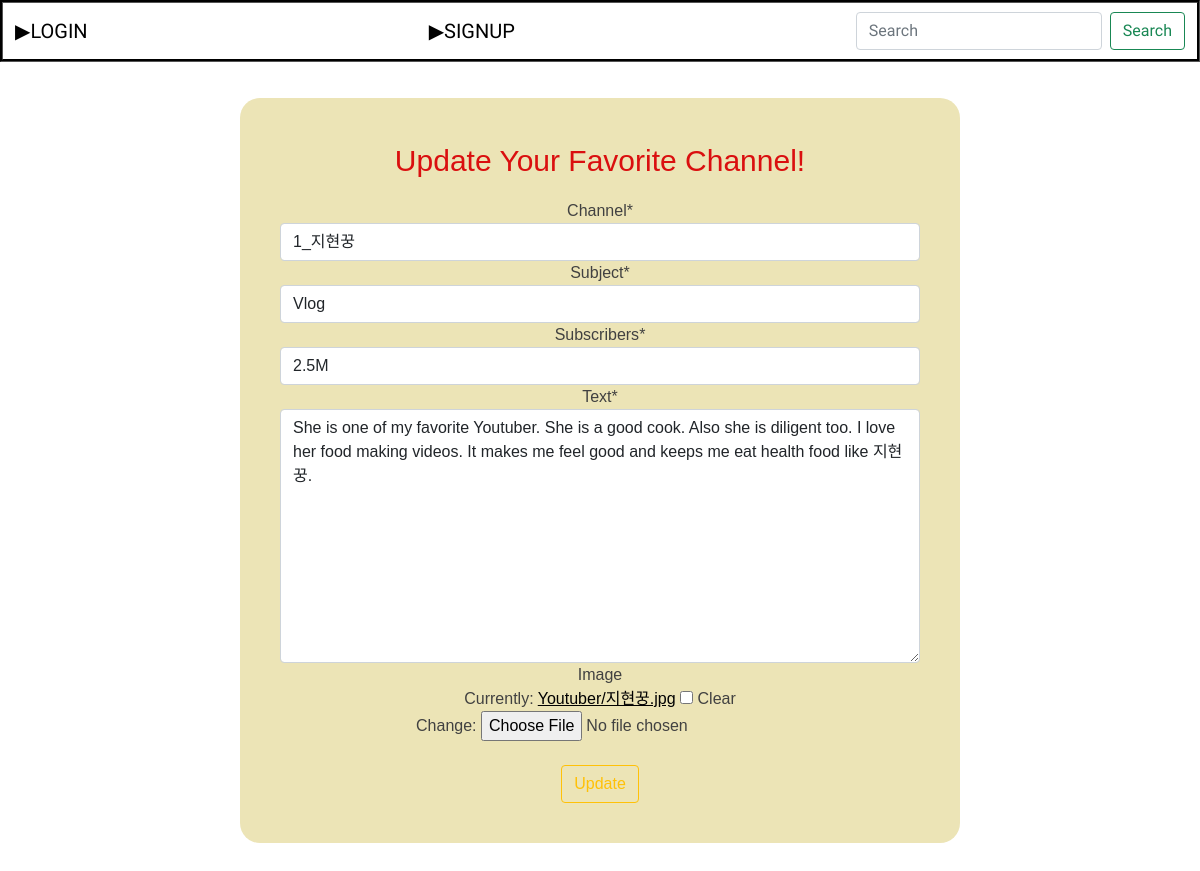
/favorite/edit/2, run on the app's committed database.
### favorite/models.py (models this page shows, shortened)
class introduce_channel(models.Model):
    channel = models.CharField(max_length=100) #유튜브채널
    subject = models.CharField(max_length = 100) #영상주제
    subscribers = models.CharField(max_length = 50) #구독자수
    text = models.TextField() #추천이유
    date = models.DateTimeField() #날짜
    image = models.ImageField(upload_to = "Youtuber/", blank = True, null = True)
    image_thumbnail = ImageSpecField(source='image', processors=[ResizeToFill(200,200)],
                                           options={'quality': 100})

### favorite/views.py (the view)
# urls.py: path('edit/<str:id>', edit, name="edit"),
def edit(request,id):
    update_blog = get_object_or_404(introduce_channel, pk = id)
    if request.method == 'POST': #update #글을 수정하고 수정버튼을 눌렀을 때
        form = YoutubeChannelForm(request.POST, request.FILES, instance = update_blog)
        if form.is_valid():
            update_blog = form.save(commit = False)
            update_blog.date = timezone.now()
            update_blog.save()
            return redirect('/favorite/detail/' + str(id))#글이 저장되었으면 detail페이지
        return redirect('home') #가져온정보가 유효하지 않을 때 home으로 가게
    else: #Get방식
        form = YoutubeChannelForm(instance = update_blog)
        return render(request, 'edit.html', {'form' : form})

### favorite/forms.py
class YoutubeChannelForm(forms.ModelForm):
    class Meta:
        model = introduce_channel
        fields = ['channel', 'subject', 'subscribers', 'text',  'image']

### favorite/templates/edit.html (shortened to what this page needs)
{% extends 'base.html' %}
{% load crispy_forms_tags %}
{% block content %}
<div class="text">
    <div class="title">
        <p>Update Your Favorite Channel!</p>
    </div>
    <form method="post" enctype="multipart/form-data">
        {{ form | crispy }}
        <br>
        <button type="submit" class="btn btn-outline-warning">Update</button>
    </form>
</div>
{% endblock %}

### Youtuber/templates/base.html (style rules this page uses)
body { text-align: center; background-color: rgb(255, 255, 255); }
a { color: black; }

### favorite/templates/edit.html (style rules this page uses)
.text { border-radius: 20px; font-family: 'Alfa Slab One', 'Noto Sans KR', cursive, sans-serif; position: relative; margin: 3% 20%; z-index: 2; padding: 40px; background-color: rgb(236, 228, 182); color: rgb(65, 65, 65); }
.title { font-size: 30px; color: rgb(218, 15, 15); }

### data on the page
introduce_channel: channel "1_지현꿍", subject "Vlog", subscribers "2.5M", text "She is one of my favorite Youtuber. She is a good cook. Also she is diligent too. I love her food making videos. It makes me feel good and keeps me eat health food like 지현꿍."
